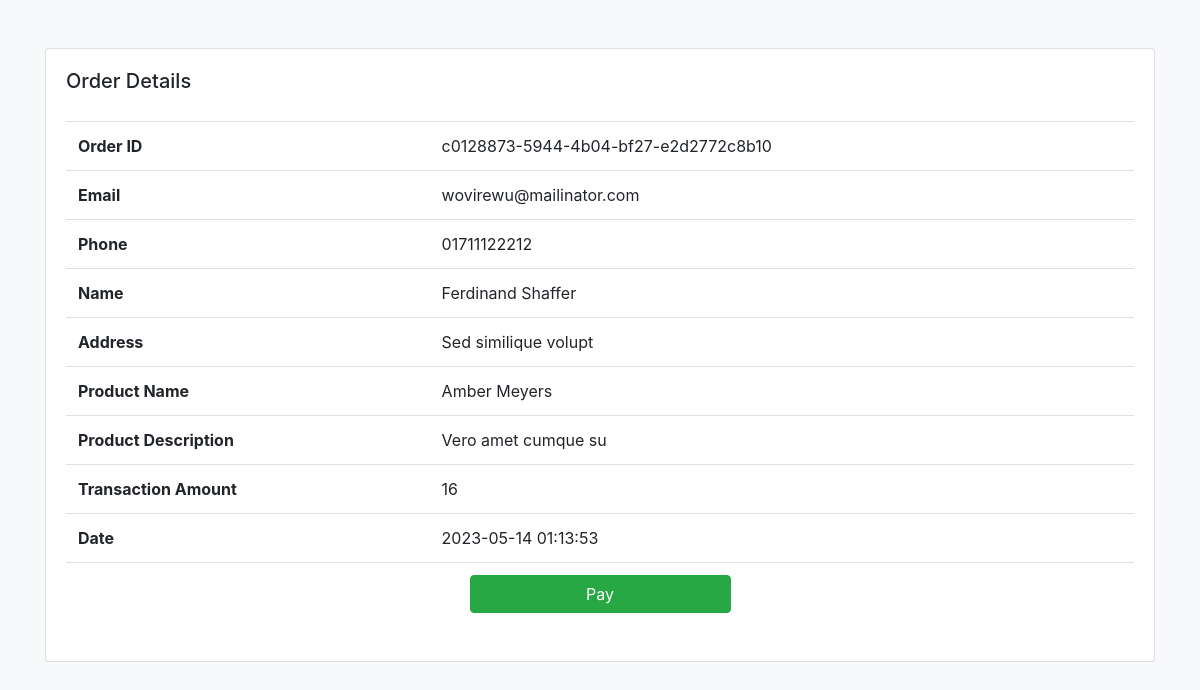
The app's page /order-pay.php?order=c0128873-5944-4b04-bf27-e2d2772c8b10 (signed in) with its own data.
### tables this page shows
CREATE TABLE `orders` (
  `id` bigint UNSIGNED NOT NULL,
  `order_id` varchar(64) NOT NULL,
  `phone` varchar(191) NOT NULL,
  `name` varchar(191) NOT NULL,
  `email` varchar(191) NOT NULL,
  `address` text NOT NULL,
  `status` int NOT NULL DEFAULT '1',
  `is_paid` tinyint DEFAULT '0',
  `invoice` varchar(16) DEFAULT NULL,
  `product` varchar(191) NOT NULL,
  `description` varchar(300) DEFAULT NULL,
  `amount` double(14,4) NOT NULL,
  `currency` varchar(5) NOT NULL,
  `created_at` datetime DEFAULT CURRENT_TIMESTAMP,
  `updated_at` datetime DEFAULT CURRENT_TIMESTAMP ON UPDATE CURRENT_TIMESTAMP
);

### app/Services/OrderDetailsService.php (called while the page is built, shortened)
<?php
class OrderDetailsService
{
    public static function get(string $orderId): ?array
    {
        $db = new DatabaseService;
        $pdo = $db->getPDO();
        $stmt = $pdo->prepare('SELECT * FROM orders WHERE order_id = ?');
        $stmt->execute([$orderId]);
        $data = $stmt->fetch();
        return $data;
    }
}

### app/Actions/OrderDetailsAction.php (called while the page is built, shortened)
<?php
class OrderDetailsAction
{
    public static function getDetails(string $orderId):?array
    {
        return OrderDetailsService::get($orderId);
    }
}

### public/order-pay.php (the view, shortened to what this page needs)
<?php
if (isset($_GET['order']) && !empty($_GET['order'])) {
    $order = OrderDetailsAction::getDetails($_GET['order']);
}
$message = '';
include_once './layouts/header.php'; ?>
<div class="card mt-5">
    <div class="card-body">
        <h5 class="card-title">Order Details <span class="text-danger"><?php echo $message ?></span></h5>
        <table class="table table-borderless">
            <table class="table">
                <tr>
                    <th>Order ID</th>
                    <td><?php echo $order['order_id'] ?></td>
                </tr>
                <tr>
                    <th>Email</th>
                    <td><?php echo $order['email'] ?></td>
                </tr>
                <tr>
                    <th>Phone</th>
                    <td><?php echo $order['phone'] ?></td>
                </tr>
                <tr>
                    <th>Name</th>
                    <td><?php echo $order['name'] ?></td>
                </tr>
                <tr>
                    <th>Address</th>
                    <td><?php echo $order['address'] ?></td>
                </tr>
                <tr>
                    <th>Product Name</th>
                    <td><?php echo $order['product'] ?></td>
                </tr>
                <tr>
                    <th>Product Description</th>
                    <td><?php echo $order['description'] ?></td>
                </tr>
                <tr>
                    <th>Transaction Amount</th>
                    <td><?php echo $order['amount'] ?></td>
                </tr>
                <tr>
                    <th>Date</th>
                    <td><?php echo $order['created_at'] ?></td>
                </tr>
                <?php if (!$order['is_paid']) : ?>
                    <tr>
                        <td colspan="2" class="text-center">
                            <form method="post">
                                <input type="submit" name="payBtn" class="btn btn-success col-3" value="Pay">
                            </form>
                        </td>
                    </tr>
                <?php endif; ?>
            </table>
    </div>
</div>
<?php include_once './layouts/footer.php'; ?>

### records on screen
orders: order "c0128873-5944-4b04-bf27-e2d2772c8b10", email "wovirewu@mailinator.com", phone "01711122212", name "Ferdinand Shaffer", address "Sed similique volupt", product "Amber Meyers", description "Vero amet cumque su", amount "16", created_at "2023-05-14 01:13:53"
